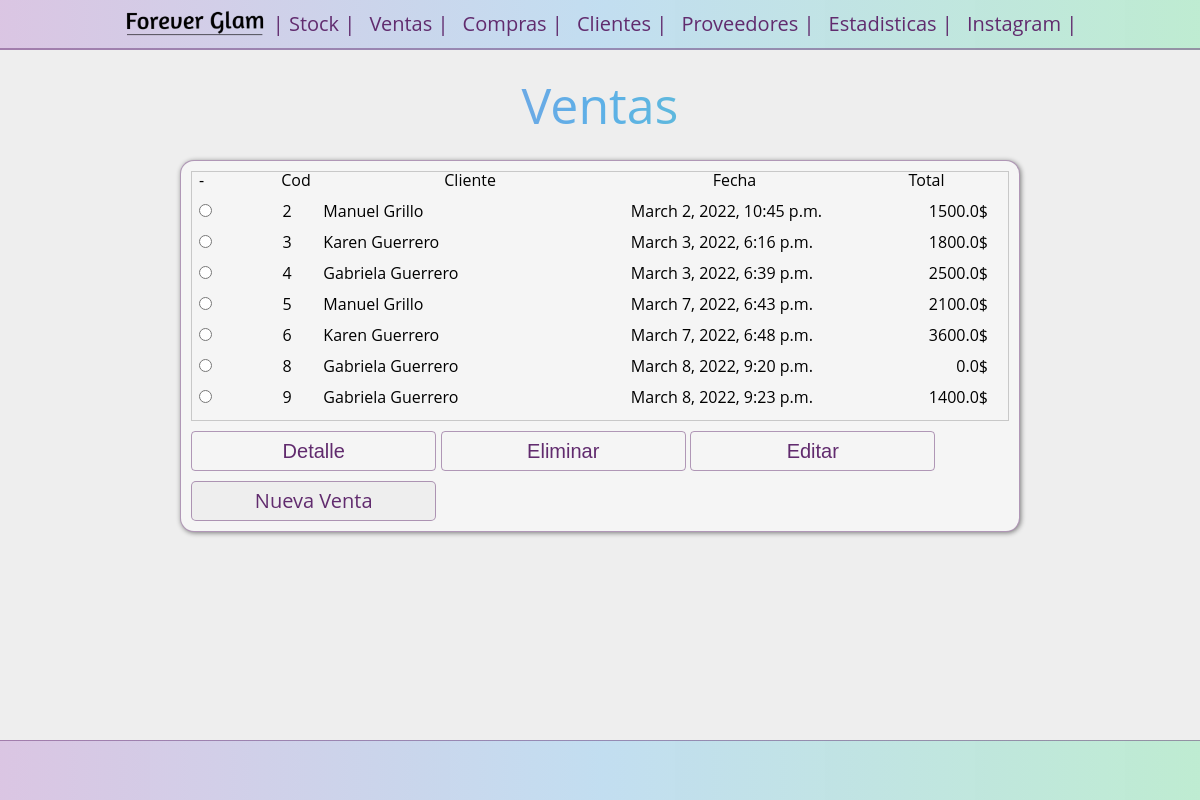
/sells/, run on an earlier commit of the app's database.
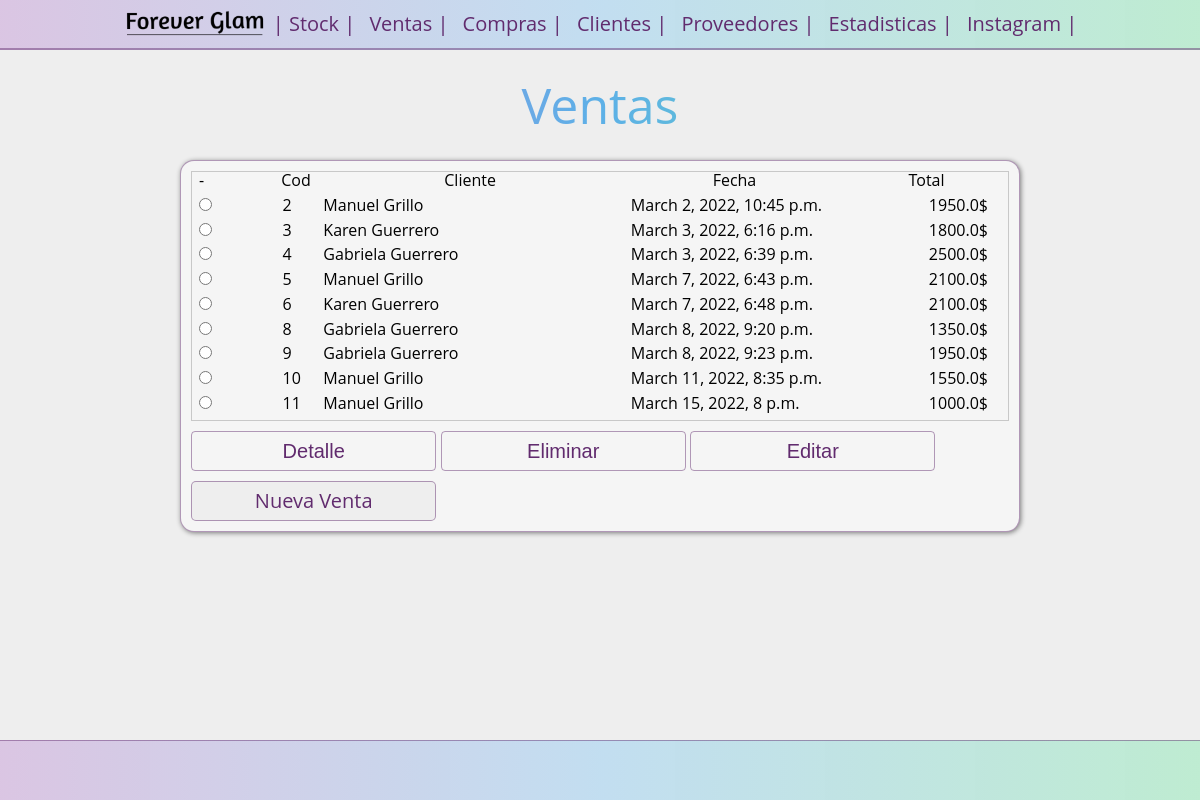
And on a later commit of the database.
### sells/models.py (models this page shows)
class Sell(models.Model):
    client = models.ForeignKey(
            Client,
            on_delete= models.CASCADE,
            null=False,
            blank= False
    )
    sell_date = models.DateTimeField(auto_now_add=True)
    product = models.ManyToManyField(
        Product,
        through='Sell_Product',
        blank=True
    )
    total = models.FloatField(default=0)

### clients/models.py (models this page shows, shortened)
class Client(models.Model):
    name = models.CharField(max_length=100)
    tlf = models.CharField(max_length=15, default='')
    debt = models.FloatField(default=0)
    address = models.CharField(max_length=100)

### sells/views.py (the view)
# urls.py: path("",  views.index, name= "index"),
def index(request):
    sells_list = Sell.objects.all()
    return render(request, "sells/index.html",{
        'sells_list' : sells_list
    })

### sells/templates/sells/index.html (shortened to what this page needs)
{% extends 'stock/header.html' %}
{% block content %}
{% load static %}
<body>
    <h1 class="titulo">Ventas</h1>
    {% if sells_list %}
        <main>
        <form action="{% url 'sells:detail_update_delete' %}" method="post" class="main-form">
            <div class="table-container">
                <table class="main-table">
                    <tr>
                    <td >-</td>
                    <th class="main-table__pk">Cod</th>
                    <th id="nombre"><strong>Cliente </strong></th>
                    <th ><strong> Fecha </strong></th>
                    <th class="main-table__col_total"><strong> Total </strong></th>
                    </tr>
                    {% for choice in sells_list  %}
                            <tr class="main-table__row">
                            <td><input
                                type="radio"
                                name="choice"
                                id="choice{{ forloop.counter }}"
                                value="{{choice.id}}"></td>
                            <label for="choice{{ forloop.counter }}">
                                <td>{{choice.pk}}</td>
                                <td>{{choice.client.name}}</td>
                                <td>{{choice.sell_date}}</td>
                                <td id="main-table__col_total">{{choice.total}}$</td>
                                </tr>
                    {% endfor %}
                </table>
            </div>
            <input type="submit" name="action" value="Detalle">
            <input type="submit" name="action" value="Eliminar">
            <input type="submit" name="action" value="Editar">
            <a href="{% url 'sells:new_1'%}" class="button_grillo" >Nueva Venta</a>
        </form>
        </main>
    {% else %}
        <p class="titulo">No elements are available.</p>
        <a href="{% url 'sells:new_1' %}" class="button_grillo" >Nuevo Cliente</a>
    {% endif %}
    <footer>
    </footer>
</body>
{% endblock %}

What changed in the data, as far as the page shows it:
changed Sell "March 2, 2022, 10:45 p.m.": total "1500.0" → "1950.0"
changed Sell "March 7, 2022, 6:48 p.m.": total "3600.0" → "2100.0"
changed Sell "March 8, 2022, 9:20 p.m.": total "0.0" → "1350.0"
changed Sell "March 8, 2022, 9:23 p.m.": total "1400.0" → "1950.0"
added Sell: pk "10", client.name "Manuel Grillo", sell_date "March 11, 2022, 8:35 p.m.", total "1550.0"
added Sell: pk "11", client.name "Manuel Grillo", sell_date "March 15, 2022, 8 p.m.", total "1000.0"
